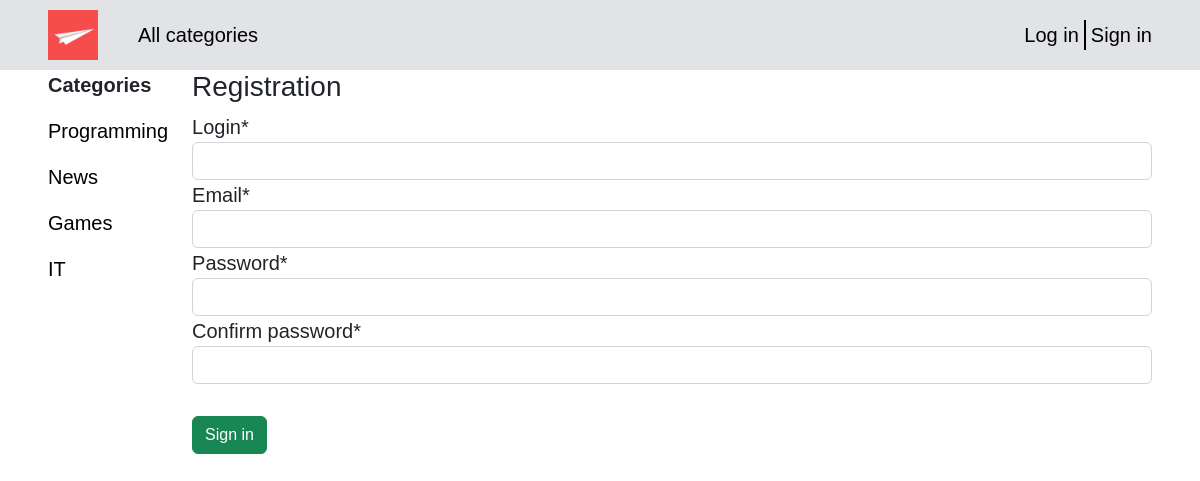
/users/registration/, run on the app's committed database.
### articles/models.py (models this page shows, shortened)
class Category(models.Model):
    name = models.CharField(max_length=255)
    slug = models.SlugField(max_length=255, unique=True, db_index=True, verbose_name="URL")
    def get_absolute_url(self):
        return reverse('category', kwargs={'category_slug': self.slug})
    class Meta:
        verbose_name_plural = "Categories"

### users/views.py (the view, shortened to what this page needs)
# urls.py: path('registration/', RegisterUser.as_view(), name='registration'),
class RegisterUser(DataMixin, CreateView):
    form_class = RegisterUserForm
    template_name = 'users/register.html'
    success_url = reverse_lazy('login')
    def get_context_data(self, *, object_list=None, **kwargs):
        return dict(list(super().get_context_data(**kwargs).items()) + list(self.get_user_context().items()))

### users/forms.py
class RegisterUserForm(UserCreationForm):
    username = forms.CharField(label='Login', widget=forms.TextInput(attrs={'class': 'reg_form_input'}))
    email = forms.EmailField(label='Email', widget=forms.TextInput(attrs={'class': 'reg_form_input'}))
    password1 = forms.CharField(label='Password', widget=forms.PasswordInput(attrs={'class': 'reg_form_input'}))
    password2 = forms.CharField(label='Confirm password', widget=forms.PasswordInput(attrs={'class': 'reg_form_input'}))
    class Meta:
        model = User
        fields = ('username', 'email', 'password1', 'password2',)

### articles/utils.py (called while the page is built)
    def get_user_context(self, **kwargs):
        context = kwargs
        context['categories'] = categories
        return context

### users/templates/users/register.html (shortened to what this page needs)
{% extends 'articles/base.html' %}
{% load static %}
{% load crispy_forms_tags %}
{% block body %}
<div class="form_wrapper">
    <h3>Registration</h3>
    <form method="POST" enctype="multipart/form-data">
        {{form|crispy}}
        <div class="form__button">
            <button class="btn btn-success" type="submit">Sign in</button>
        </div>
    </form>
</div>
{% endblock %}

### articles/templates/articles/base.html (shortened to what this page needs)
{% load static %}
<!doctype html>
<html lang="en">
<head>
    <link rel="stylesheet" href="{% static 'css/main.css'%}" type="text/css">
    <link href="https://cdn.jsdelivr.net/npm/bootstrap@5.2.3/dist/css/bootstrap.min.css" rel="stylesheet">
</head>
<body>
<header>
    <logo>
        <img class="logo" src="{% static 'img/logo.jpg' %}" alt="Logotype">
    </logo>
    <menu>
        <div class="menu__item">
            <a href="{% url 'home' %}">All categories</a>
        </div>
        <div class="menu__item menu__item-last">
            {% if not request.user.is_authenticated %}
            <a href="{% url 'login' %}">Log in</a> <div class="sep"></div> <a href="{% url 'registration' %}">Sign in</a>
            {% else %}
            {{user.username}} <div class="sep"></div> <a href="{% url 'logout' %}">Log out</a>
            {% endif %}
        </div>
    </menu>
</header>
<div class="wrapper">
    <div class="aside">
        <div class="aside-bar">
            <div style="font-weight: bold; font-size: 20px;">Categories</div>
            {% for category in categories %}
                {% if category.id == cat.id or category.id == article.category.id %}
                    <div class="aside-bar__item aside-bar__item-active">
                        <a style="" href="{{ category.get_absolute_url }}">{{category.name}}</a>
                    </div>
                {% else %}
                    <div class="aside-bar__item">
                        <a href="{{ category.get_absolute_url }}">{{category.name}}</a>
                    </div>
                {% endif %}
            {% endfor %}
        </div>
    </div>
    {% block body %}
    {% endblock %}
</div>
</body>
</html>

### static/css/main.css (style rules this page uses)
* { font-family: "Arial", sans-serif; }
body { margin: 0; padding: 0; }
a, a:visited { color: black !important; text-decoration: none !important; }
header { height: 70px; padding: 0 3rem; display: flex; justify-content: space-between; align-items: center; background-color: #E1E3E6; font-size: 20px; }
.logo { height: 50px; width: 50px; }
menu { width: 100%; display: flex; justify-content: space-between; }
.menu__item:first-child { width: 40%; display: flex; justify-content: space-between; }
.menu__item:last-child { width: 20%; display: flex; justify-content: end; }
.wrapper { padding: 0 3rem; display: flex; }
.aside-bar__item { margin: 1rem .5rem 1rem 0; font-size: 20px; }
.sep { border-left: 2px solid black; margin: 0 5px; }
.form-control { display: block; width: 30rem; padding: 0.375rem 0.75rem; font-size: 1rem; font-weight: 400; color: #495057; background-color: #fff; background-clip: padding-box; border: 1px solid #ced4da; border-radius: 0.25rem; transition: border-color .15s ease-in-out,box-shadow .15s ease-in-out; }
button { display: inline-block; font-weight: 400; text-align: center; white-space: nowrap; vertical-align: middle; -webkit-user-select: none; -moz-user-select: none; -ms-user-select: none; user-select: none; border: 1px solid transparent; padding: 0.375rem 0.75rem; font-size: 1rem; line-height: 1.5; border-radius: 0.25rem; transition: color .15s ease-in-out,background-color .15s ease-in-out,border-color .15s ease-in-out,box-shadow .15s ease-in-out; }
.requiredField { font-size: 20px; }
.form_wrapper { margin-left: 1rem; width: 100% }
.btn-success { margin: 2rem 0; }

### data on the page
Category: name "Programming"
Category: name "News"
Category: name "Games"
Category: name "IT"
